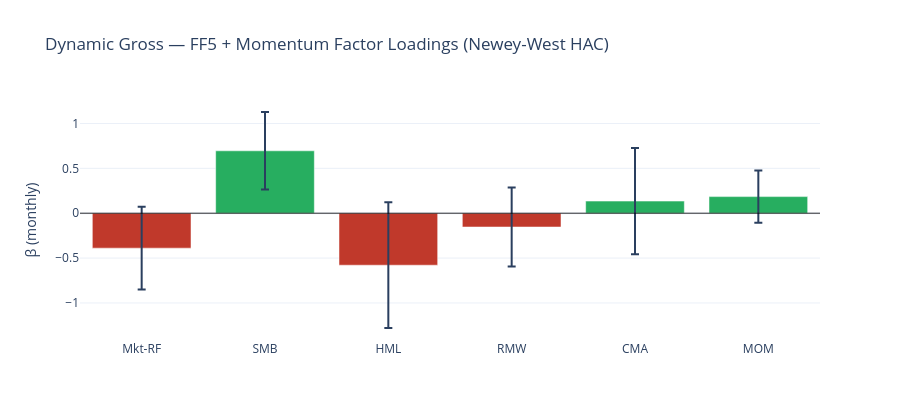

The cell this chart's notebook holds for it:
### Code cell
# Factor loadings table — for the dynamic variant
sr = returns_df.set_index('date')['dynamic_gross'].dropna()
reg = run_ff5_mom_regression(sr, start_oos, end_oos, nw_lags=4)

fig = go.Figure()
loadings = reg[reg['factor']!='alpha (intercept)'].copy()
colors = [PAL['gain'] if b > 0 else PAL['loss'] for b in loadings['beta']]
fig.add_trace(go.Bar(
    x=loadings['factor'],
    y=loadings['beta'],
    error_y=dict(type='data', array=1.96*loadings['se_nw']),
    marker_color=colors,
    name='β ± 95% CI (Newey-West)',
))
fig.add_hline(y=0, line_color='black', line_width=0.8)
fig.update_layout(
    title='Dynamic Gross — FF5 + Momentum Factor Loadings (Newey-West HAC)',
    yaxis_title='β (monthly)',
    height=420,
)
fig

### Figure 1 — Plotly figure (JSON) as saved in the notebook; plotly's stock layout.template omitted (floating-point values rounded to 4 significant figures)
{"data": [{"error_y": {"array": [0.4613, 0.4325, 0.7001, 0.4395, 0.5927, 0.292], "type": "data"}, "marker": {"color": ["#C0392B", "#27AE60", "#C0392B", "#C0392B", "#27AE60", "#27AE60"]}, "name": "β ± 95% CI (Newey-West)", "type": "bar", "x": ["Mkt-RF", "SMB", "HML", "RMW", "CMA", "MOM"], "y": [-0.3893, 0.6957, -0.5792, -0.1537, 0.1352, 0.1852]}], "layout": {"height": 420, "shapes": [{"line": {"color": "black", "width": 0.8}, "type": "line", "x0": 0, "x1": 1, "xref": "x domain", "y0": 0, "y1": 0, "yref": "y"}], "title": {"text": "Dynamic Gross — FF5 + Momentum Factor Loadings (Newey-West HAC)"}, "yaxis": {"title": {"text": "β (monthly)"}}}}
